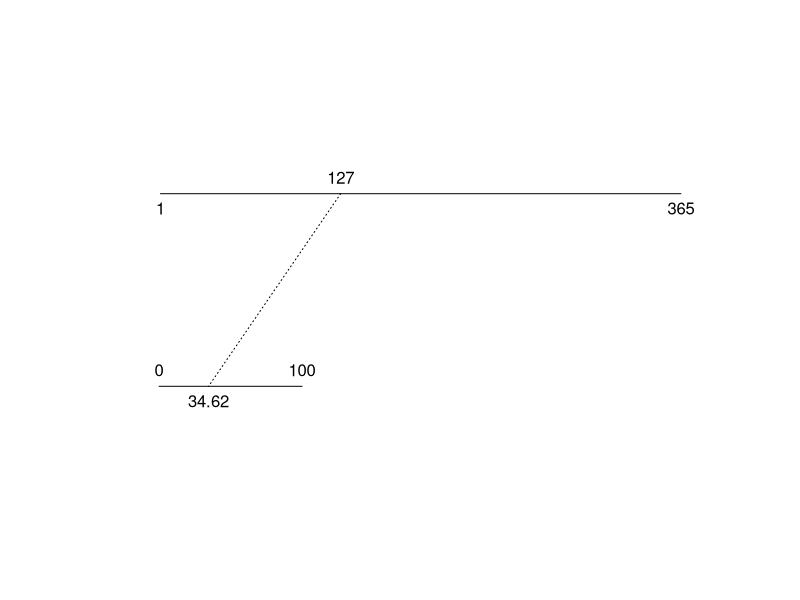

Recreate this plot in R.
# map x in the range [a,b] to y in [c,d]
# y=(x-a)\frac{d-c}{b-a}+c
maprange = function(x, a, b, c = 0, d = 1) {
    y = (x - a) * (d - c) / (b - a) + c
    return(y)
}

# maprange(12, 11, 13)
# maprange(-1.5, -1, -2, 1, 2)

plotmap1 = function(x, a, b, c, d) {
    
    y = maprange(x, a, b, c, d)
    
    largerange = max(b - a, d - c)
    min_start = min(a, c) - 0.1 * largerange
    max_stop = max(b, d) + 0.1 * largerange
    
    plot(x = c(min_start, max_stop),
         y = c(0, 2),
         type = "n",
         axes = FALSE, 
         xlab = "",
         ylab = "")
    
    # input
    lines(x = c(a, b), y = rep(1.5, 2))
    text(x = c(a, b, x), y = rep(1.5, 3),
         pos = c(1, 1, 3),
         labels = round(c(a, b, x), 2))
    
    # transformation
    lines(x = c(c, d), y = rep(0.5, 2))
        text(x = c(c, d, y), y = rep(0.5, 3),
         pos = c(3, 3, 1),
         labels = round(c(c, d, y), 2))
    
    # connect
    segments(x0 = x, y0 = 1.5, x1 = y, y1 = 0.5, lty = 3)
}

plotmap2 = function(x, a, b, c, d) {
    y = maprange(x, a, b, c, d)
    
    par(mfrow = c(2, 1))
    plot(x = c(a, b),
         y = rep(0, 2),
         ylim = c(-1, 1),
         ylab = "",
         xlab = "",
         axes = FALSE,
         type = "b",
         pch = 19,
         col = "red")
    axis(1, seq(a, b))
    points(x = x,
           y = rep(0, length(x)),
           pch = 18)
    
    plot(x = c(c, d),
         y = rep(0, 2),
         ylim = c(-1, 1),
         ylab = "",
         xlab = "",
         axes = FALSE,
         type = "b",
         pch = 19,
         col = "red")
    axis(1, seq(c, d))
    points(x = y,
           y = rep(0, length(y)),
           pch = 18)
}

# Days of the year
plotmap1(127, 1, 365, 0, 100)
